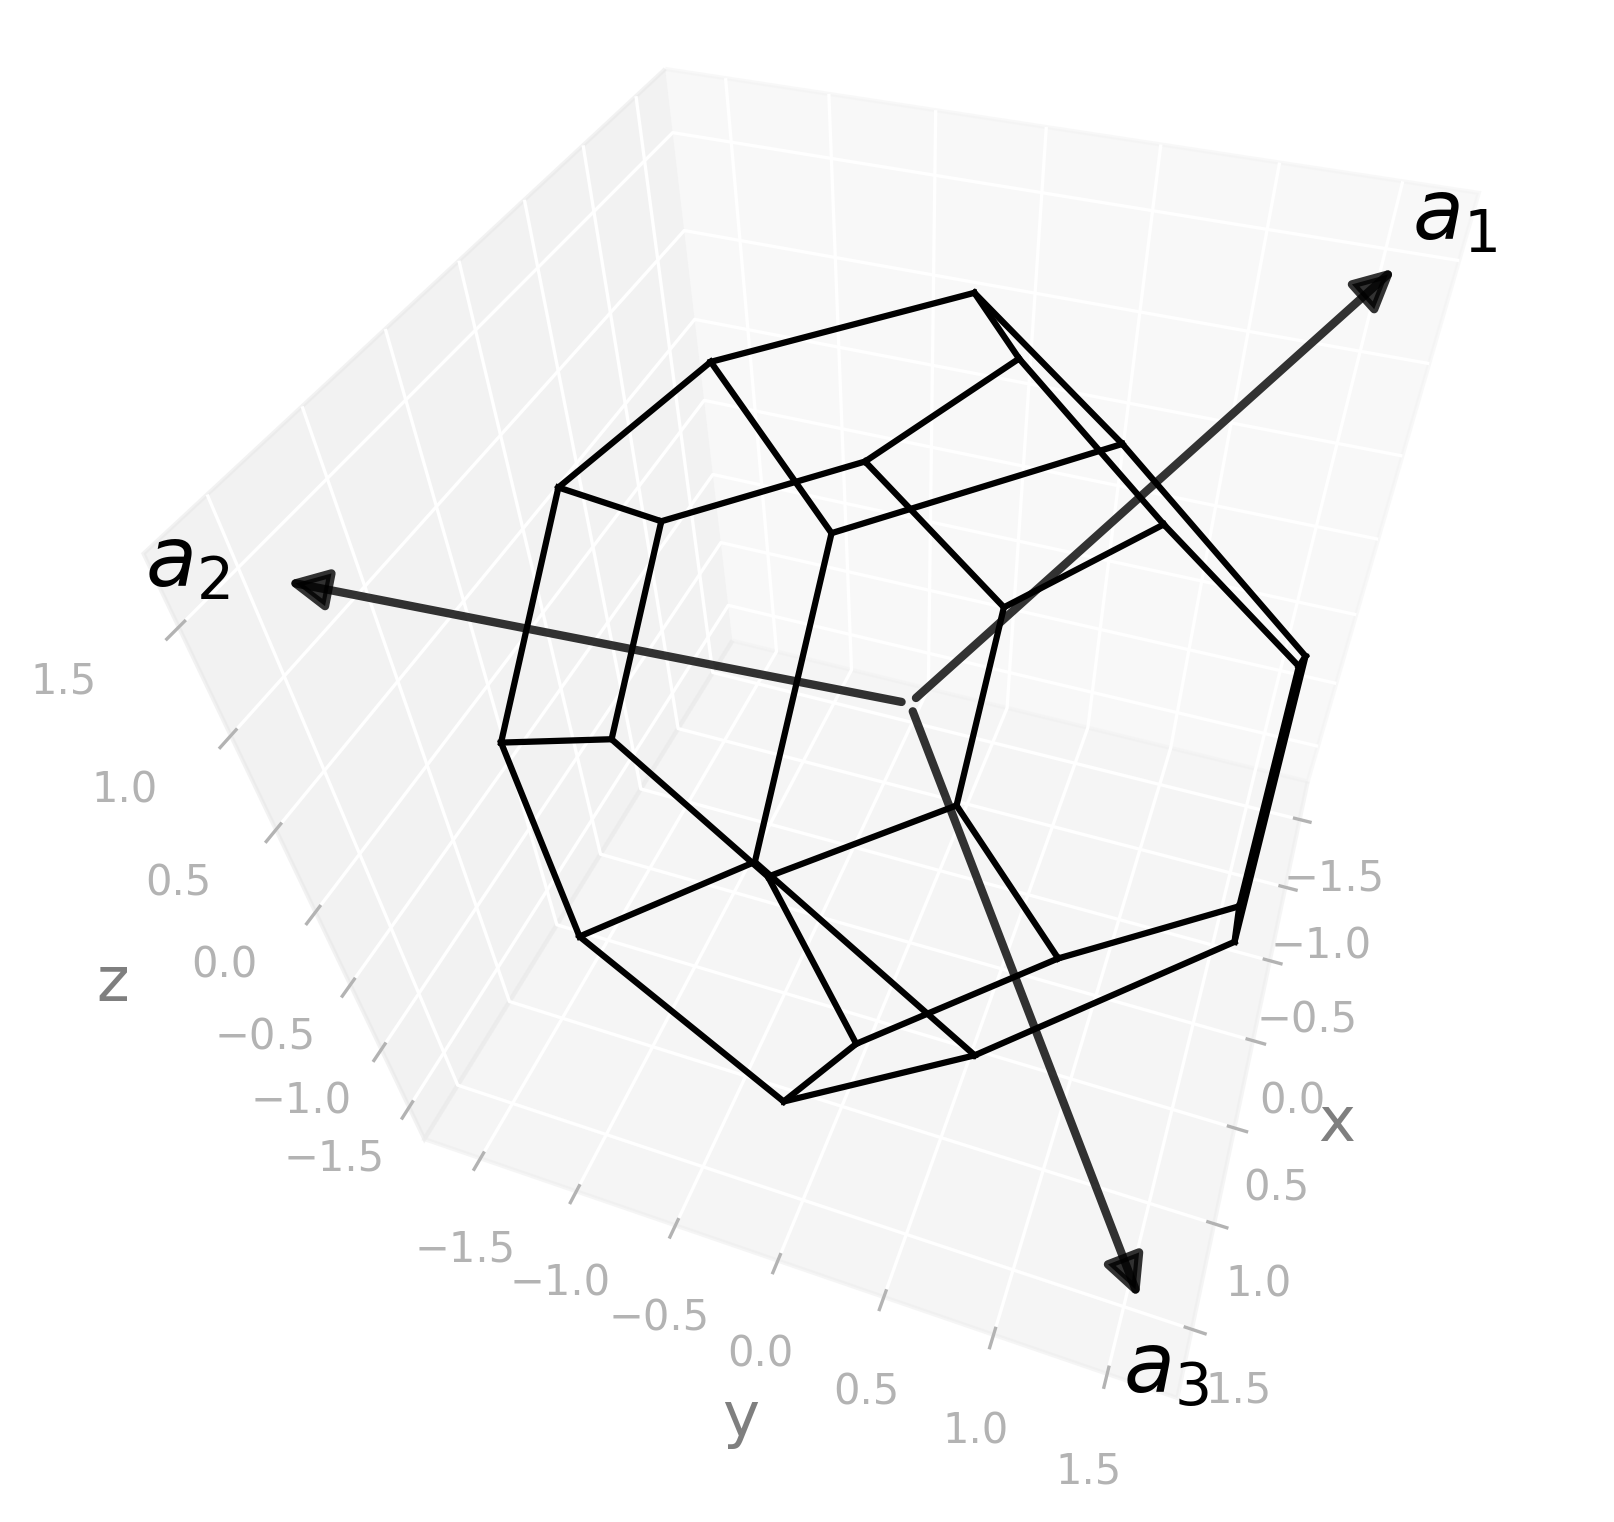

Generate this figure with Python:
import radtools as rad

l = rad.lattice_example("BCC")
backend = rad.MatplotlibBackend()
backend.plot(l, kind="wigner-seitz")
# Save an image:
backend.save("bcc_wigner-seitz.png", elev=46, azim=19, dpi=300, bbox_inches="tight")
# Interactive plot:
backend.show(elev=46, azim=19)
